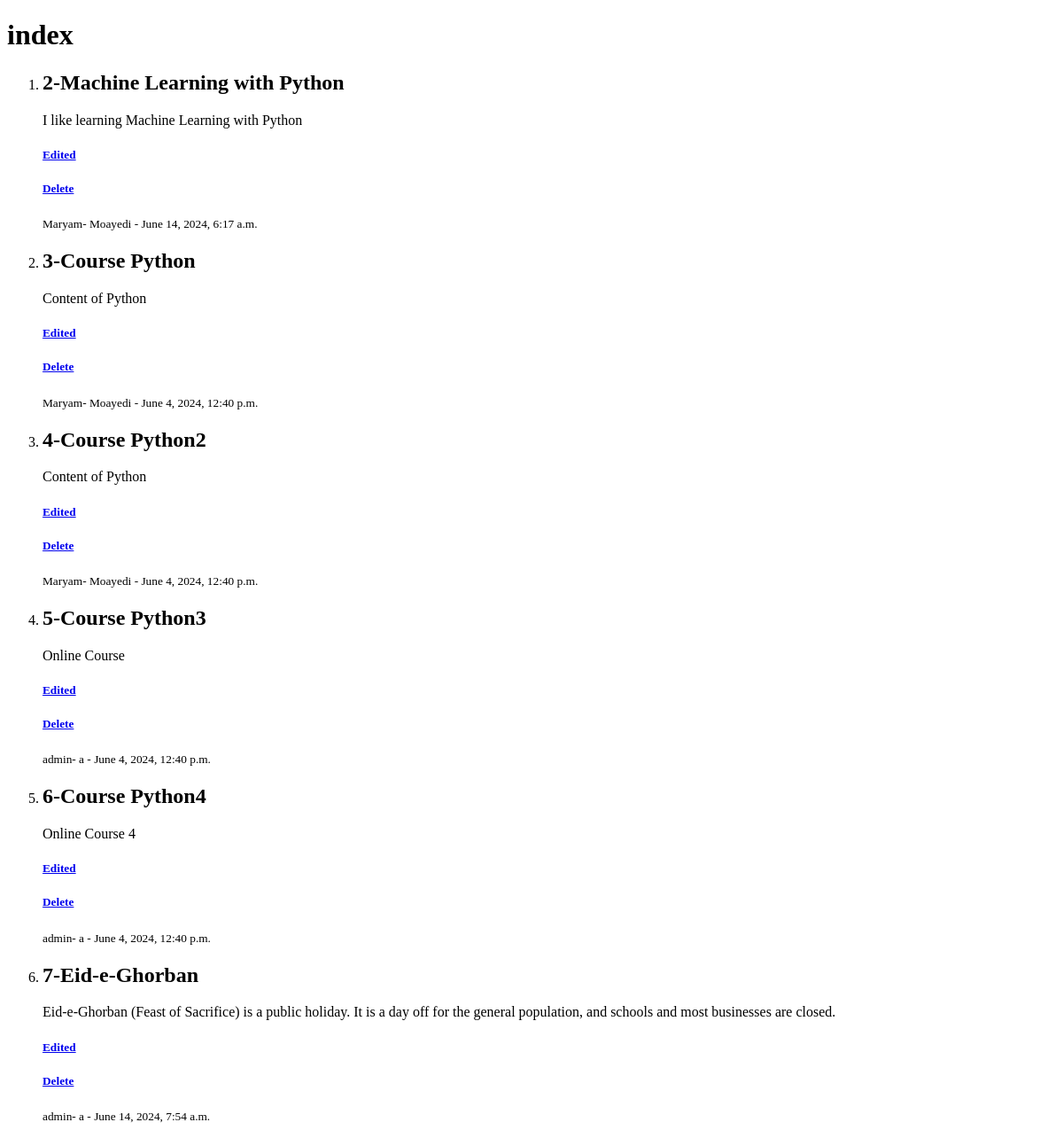
The page /blog/post/ (signed in) on the database as committed earlier.
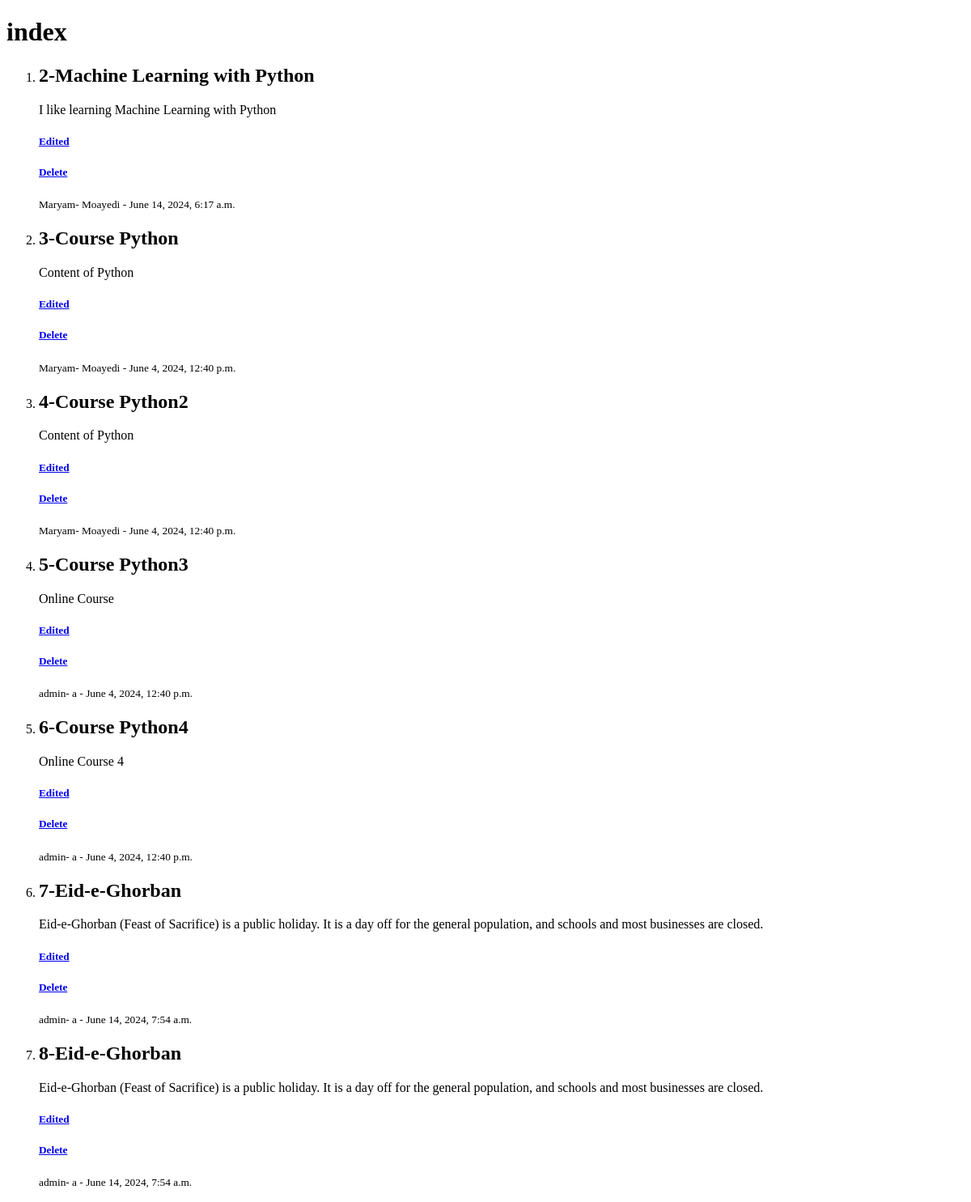
The same page on the database as committed later.
### blog/models.py (models this page shows)
class Post(models.Model):
    author = models.ForeignKey('accounts.Profile', on_delete=models.CASCADE)
    image = models.ImageField(null=True, blank=True)
    title = models.CharField(max_length=250)
    content = models.TextField()
    status = models.BooleanField()
    category = models.ForeignKey("Category", on_delete=models.SET_NULL, null=True)
    created_date = models.DateTimeField(auto_now_add=True)
    updated_date = models.DateTimeField(auto_now=True)
    published_date = models.DateTimeField()

### accounts/models.py (models this page shows, shortened)
class Profile(models.Model):
    user = models.ForeignKey(User,on_delete=models.CASCADE)
    first_name = models.CharField(max_length=250)
    last_name = models.CharField(max_length=250)
    image = models.ImageField(blank=True,null=True)
    description = models.TextField()
    created_date = models.DateTimeField(auto_now_add=True)
    updated_date = models.DateTimeField(auto_now=True)

### blog/views.py (the view)
# urls.py: path('post/',views.PostList.as_view(), name="post-list"),
class PostList(LoginRequiredMixin,PermissionRequiredMixin,ListView):
    permission_required ='blog.view_post'
    queryset = Post.objects.all()
    context_object_name = "posts"

### templates/blog/post_list.html (shortened to what this page needs)
<!DOCTYPE html>
<html lang="en">
<head>
</head>
<body>
    <h1> index </h1>
    <ol>
{% for post in posts %}
    <div>
        <li>
            <h2> {{post.id}}-{{post.title}} </h2>
             <p> {{post.content}} </p>
             <a href="{% url 'blog:post-edit' pk=post.id %}" >
                <h5> Edited </h5>
             </a>
             <a href="{% url 'blog:post-delete' pk=post.id %}">
                <h5> Delete </h5>
             </a>
             <small>{{post.author.first_name}}- {{post.author.last_name}} - {{post.published_date}}</small>
        </li>
    </div>
{% endfor %}
</ol>
</body>
</html>

Rows that differ between the two databases and show on the page:
added Post: id "8", title "Eid-e-Ghorban", content "Eid-e-Ghorban (Feast of Sacrifice) is a public holiday. It is a day off for the general population, and schools and most businesses are closed.", author.first_name "admin", author.last_name "a", published_date "June 14, 2024, 7:54 a.m."
